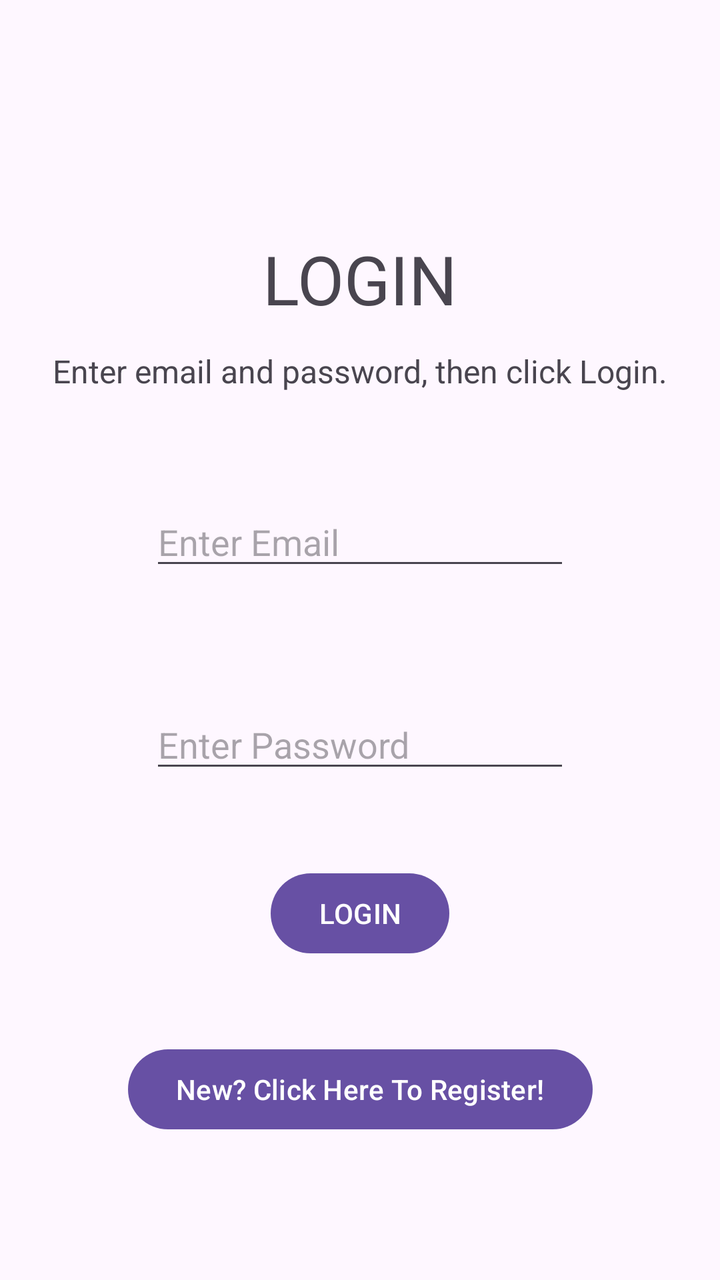
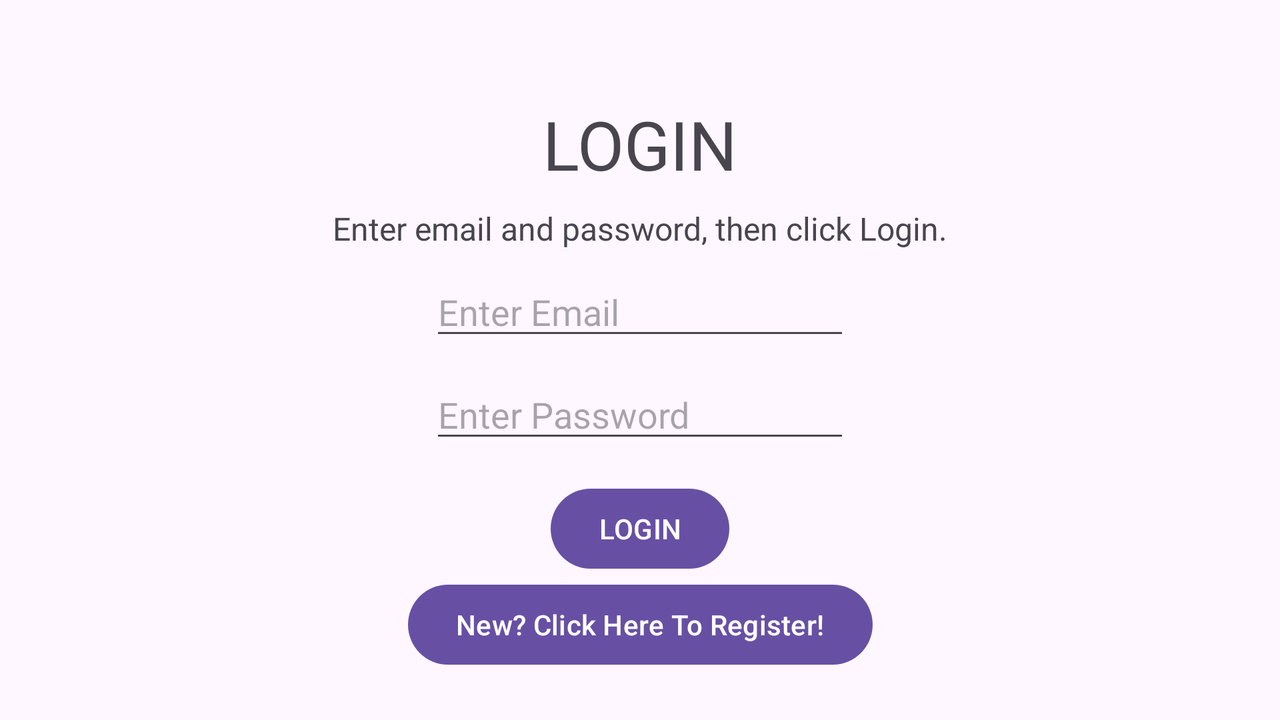

Compare how this app lays out the same screen by default and in its alternative resource folder. The renders come first, then the two layout files and the values they reference.
<!-- AndroidManifest.xml: application theme Theme.RoommateShoppingList -->
<!-- res/layout/activity_login.xml -->
<?xml version="1.0" encoding="utf-8"?>
<androidx.constraintlayout.widget.ConstraintLayout xmlns:android="http://schemas.android.com/apk/res/android"
    xmlns:app="http://schemas.android.com/apk/res-auto"
    xmlns:tools="http://schemas.android.com/tools"
    android:id="@+id/main"
    android:layout_width="match_parent"
    android:layout_height="match_parent"
    tools:context=".RegistrationActivity">

    <TextView
        android:id="@+id/registrationTv"
        android:layout_width="wrap_content"
        android:layout_height="wrap_content"
        android:layout_marginTop="30dp"
        android:text="LOGIN"
        android:textSize="34sp"
        app:layout_constraintBottom_toTopOf="@+id/emailEditText"
        app:layout_constraintEnd_toEndOf="parent"
        app:layout_constraintStart_toStartOf="parent"
        app:layout_constraintTop_toTopOf="parent" />

    <EditText
        android:id="@+id/emailEditText"
        android:layout_width="wrap_content"
        android:layout_height="wrap_content"
        android:layout_marginBottom="60dp"
        android:ems="10"
        android:hint="Enter Email"
        android:inputType="textEmailAddress"
        app:layout_constraintBottom_toTopOf="@+id/PasswordEditText"
        app:layout_constraintEnd_toEndOf="parent"
        app:layout_constraintStart_toStartOf="parent"
        app:layout_constraintTop_toTopOf="parent"
        app:layout_constraintVertical_chainStyle="packed" />

    <EditText
        android:id="@+id/PasswordEditText"
        android:layout_width="wrap_content"
        android:layout_height="wrap_content"
        android:ems="10"
        android:hint="Enter Password"
        android:inputType="textPassword"
        app:layout_constraintBottom_toBottomOf="parent"
        app:layout_constraintEnd_toEndOf="parent"
        app:layout_constraintStart_toStartOf="parent"
        app:layout_constraintTop_toBottomOf="@+id/emailEditText" />

    <TextView
        android:id="@+id/helpTv"
        android:layout_width="wrap_content"
        android:layout_height="wrap_content"
        android:layout_marginBottom="40dp"
        android:text="Enter email and password, then click &quot;Login.&quot;"
        android:textSize="16sp"
        app:layout_constraintBottom_toTopOf="@+id/emailEditText"
        app:layout_constraintEnd_toEndOf="parent"
        app:layout_constraintStart_toStartOf="parent"
        app:layout_constraintTop_toBottomOf="@+id/registrationTv" />

    <Button
        android:id="@+id/loginB"
        android:layout_width="wrap_content"
        android:layout_height="wrap_content"
        android:layout_marginBottom="40dp"
        android:text="LOGIN"
        app:layout_constraintBottom_toTopOf="@+id/backToRegisterB"
        app:layout_constraintEnd_toEndOf="parent"
        app:layout_constraintStart_toStartOf="parent"
        app:layout_constraintTop_toBottomOf="@+id/PasswordEditText"
        app:layout_constraintVertical_chainStyle="packed" />

    <Button
        android:id="@+id/backToRegisterB"
        android:layout_width="wrap_content"
        android:layout_height="wrap_content"
        android:layout_marginBottom="30dp"
        android:text="New? Click Here To Register!"
        app:layout_constraintBottom_toBottomOf="parent"
        app:layout_constraintEnd_toEndOf="parent"
        app:layout_constraintStart_toStartOf="parent"
        app:layout_constraintTop_toBottomOf="@+id/loginB" />
</androidx.constraintlayout.widget.ConstraintLayout>
<!-- resources referenced by this layout -->
<resources>
  <style name="Theme.RoommateShoppingList" parent="Base.Theme.RoommateShoppingList" />
  <style name="Base.Theme.RoommateShoppingList" parent="Theme.Material3.DayNight">
          
          
      </style>
</resources>
<!-- res/layout-land/activity_login.xml (the repository's variant of the layout above) -->
<!-- drawn on the phone turned sideways -->
<?xml version="1.0" encoding="utf-8"?>
<androidx.constraintlayout.widget.ConstraintLayout xmlns:android="http://schemas.android.com/apk/res/android"
    xmlns:app="http://schemas.android.com/apk/res-auto"
    xmlns:tools="http://schemas.android.com/tools"
    android:id="@+id/main"
    android:layout_width="match_parent"
    android:layout_height="match_parent"
    tools:context=".RegistrationActivity">

    <TextView
        android:id="@+id/registrationTv"
        android:layout_width="wrap_content"
        android:layout_height="wrap_content"
        android:layout_marginTop="10dp"
        android:text="LOGIN"
        android:textSize="34sp"
        app:layout_constraintBottom_toTopOf="@+id/emailEditText"
        app:layout_constraintEnd_toEndOf="parent"
        app:layout_constraintStart_toStartOf="parent"
        app:layout_constraintTop_toTopOf="parent" />

    <EditText
        android:id="@+id/emailEditText"
        android:layout_width="wrap_content"
        android:layout_height="wrap_content"
        android:layout_marginBottom="10dp"
        android:ems="10"
        android:hint="Enter Email"
        android:inputType="textEmailAddress"
        app:layout_constraintBottom_toTopOf="@+id/PasswordEditText"
        app:layout_constraintEnd_toEndOf="parent"
        app:layout_constraintStart_toStartOf="parent"
        app:layout_constraintTop_toTopOf="parent"
        app:layout_constraintVertical_chainStyle="packed" />

    <EditText
        android:id="@+id/PasswordEditText"
        android:layout_width="wrap_content"
        android:layout_height="wrap_content"
        android:ems="10"
        android:hint="Enter Password"
        android:inputType="textPassword"
        app:layout_constraintBottom_toBottomOf="parent"
        app:layout_constraintEnd_toEndOf="parent"
        app:layout_constraintStart_toStartOf="parent"
        app:layout_constraintTop_toBottomOf="@+id/emailEditText" />

    <TextView
        android:id="@+id/helpTv"
        android:layout_width="wrap_content"
        android:layout_height="wrap_content"
        android:text="Enter email and password, then click &quot;Login.&quot;"
        android:textSize="16sp"
        app:layout_constraintBottom_toTopOf="@+id/emailEditText"
        app:layout_constraintEnd_toEndOf="parent"
        app:layout_constraintStart_toStartOf="parent"
        app:layout_constraintTop_toBottomOf="@+id/registrationTv" />

    <Button
        android:id="@+id/loginButton"
        android:layout_width="wrap_content"
        android:layout_height="wrap_content"
        android:layout_marginTop="20dp"
        android:text="LOGIN"
        app:layout_constraintBottom_toTopOf="@+id/registerButton"
        app:layout_constraintEnd_toEndOf="parent"
        app:layout_constraintStart_toStartOf="parent"
        app:layout_constraintTop_toBottomOf="@+id/PasswordEditText"
        app:layout_constraintVertical_chainStyle="packed" />

    <Button
        android:id="@+id/registerButton"
        android:layout_width="wrap_content"
        android:layout_height="wrap_content"
        android:layout_marginBottom="30dp"
        android:text="New? Click Here To Register!"
        app:layout_constraintBottom_toBottomOf="parent"
        app:layout_constraintEnd_toEndOf="parent"
        app:layout_constraintStart_toStartOf="parent"
        app:layout_constraintTop_toBottomOf="@+id/loginButton" />
</androidx.constraintlayout.widget.ConstraintLayout>
